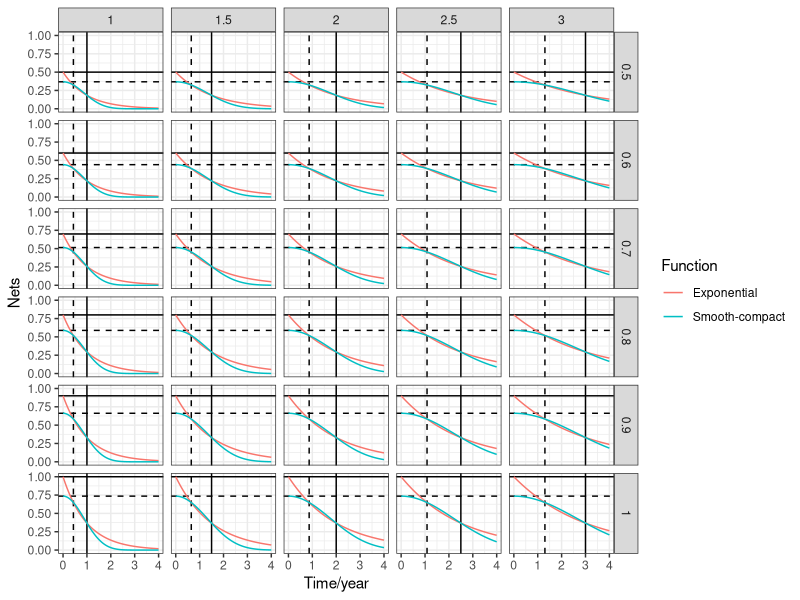

R code for this plot:
library(ggplot2)

exp_loss <- function(u0, lambda, t) {
  u <- u0 * exp(-lambda * t)
}

calc_tau <- function(meanlife, kappa = 20) {
  tau <- meanlife / sqrt(1 - kappa / (kappa - log(0.5)))
}

smooth_comp_loss <- function(v0, kappa = 20, tau, t) {
  v <- v0 * exp(kappa - kappa / (1 - (t / tau)^2))
}

year <- 365
t0 <- 0
t1 <- 4 * year
u0 <- seq(0.5, 1, 0.1)
meanlife <- seq(1, 3, 0.5) * year
t <- seq(t0, t1)
Nt <- length(t)
Nu <- length(u0)
Nl <- length(meanlife)

df <- data.frame(
  "Function" = c(rep("Exponential", Nt * Nu * Nl),
                 rep("Smooth-compact", Nt * Nu *Nl)),
  "Time" = rep(t, Nu * Nl * 2),
  "Initial_nets" = rep(rep(u0, each = Nt), Nl * 2),
  "Central_estimate" = rep(rep(meanlife, each = Nt * Nu), 2),
  "Nets" = rep(NA, Nt * Nu * Nl * 2)
)

id <- 1
for (i in 1:2) {
  for (j in 1:Nl) {
    for (k in 1:Nu) {
      for (l in 1:Nt) {
        if (i == 1) {
          df$Nets[id] <- exp_loss(u0[k], lambda = 1/meanlife[j], t = t[l])
        } else {
          tau <- calc_tau(meanlife = meanlife[j])
          v0 <- u0[k] * 2 / exp(1)
          df$Nets[id] <- smooth_comp_loss(v0 = v0, tau = tau, t = t[l])
        }
        id <- id + 1
      }
    }
  }
}

ggplot(data = df,
       aes(x = Time / year,
           y = Nets,
           colour = Function),) +
  geom_vline(aes(xintercept = Central_estimate / year)) +
  geom_vline(aes(xintercept = Central_estimate * 0.433609 / year),
             linetype = "dashed") +
  geom_hline(aes(yintercept = Initial_nets)) +
  geom_hline(aes(yintercept = Initial_nets * 2 / exp(1)),
             linetype = "dashed") +
  geom_line() +
  facet_grid(cols = vars(Central_estimate / year),
             rows = vars(Initial_nets)) +
  theme_bw()
